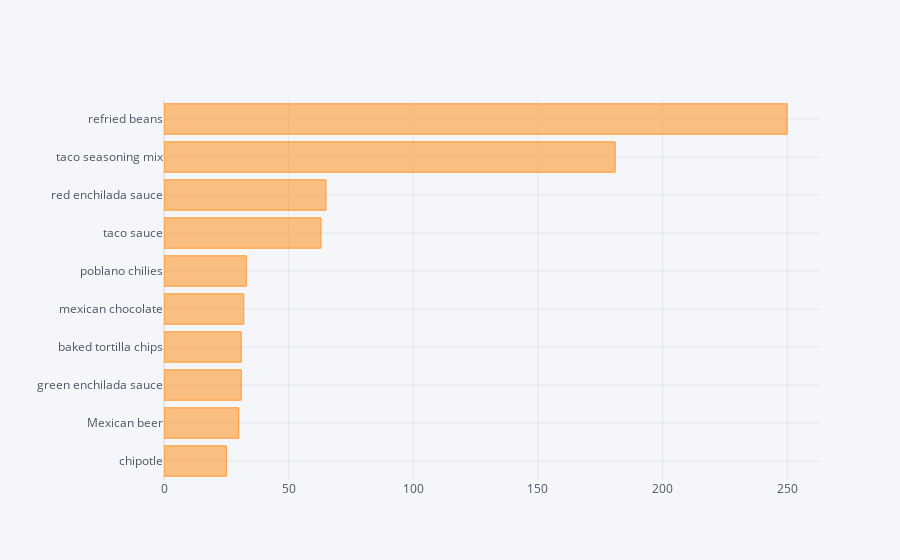

The notebook cell this image was saved under:
### Code cell
plot_unique_ingredients('mexican', 10, all_unique_ingredients)

### Figure 1 — Plotly figure (JSON) as saved in the notebook; plotly's stock layout.template omitted (floating-point values rounded to 4 significant figures)
{"data": [{"marker": {"color": "rgba(255, 153, 51, 0.6)", "line": {"color": "rgba(255, 153, 51, 1.0)", "width": 1}}, "name": "count", "orientation": "h", "text": "", "type": "bar", "x": [25, 30, 31, 31, 32, 33, 63, 65, 181, 250], "y": ["chipotle", "Mexican beer", "green enchilada sauce", "baked tortilla chips", "mexican chocolate", "poblano chilies", "taco sauce", "red enchilada sauce", "taco seasoning mix", "refried beans"]}], "layout": {"legend": {"bgcolor": "#F5F6F9", "font": {"color": "#4D5663"}}, "paper_bgcolor": "#F5F6F9", "plot_bgcolor": "#F5F6F9", "title": {"font": {"color": "#4D5663"}}, "xaxis": {"gridcolor": "#E1E5ED", "showgrid": true, "tickfont": {"color": "#4D5663"}, "title": {"font": {"color": "#4D5663"}, "text": ""}, "zerolinecolor": "#E1E5ED"}, "yaxis": {"gridcolor": "#E1E5ED", "showgrid": true, "tickfont": {"color": "#4D5663"}, "title": {"font": {"color": "#4D5663"}, "text": ""}, "zerolinecolor": "#E1E5ED"}}}
